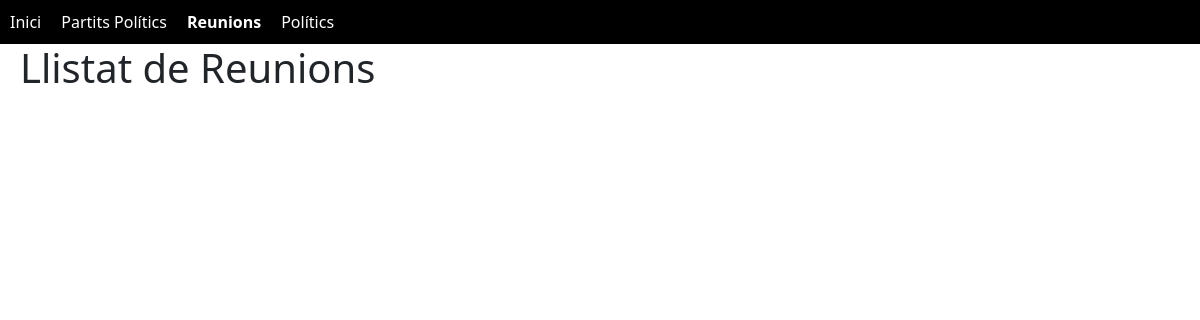
Page /reunions/ on the earlier database version.
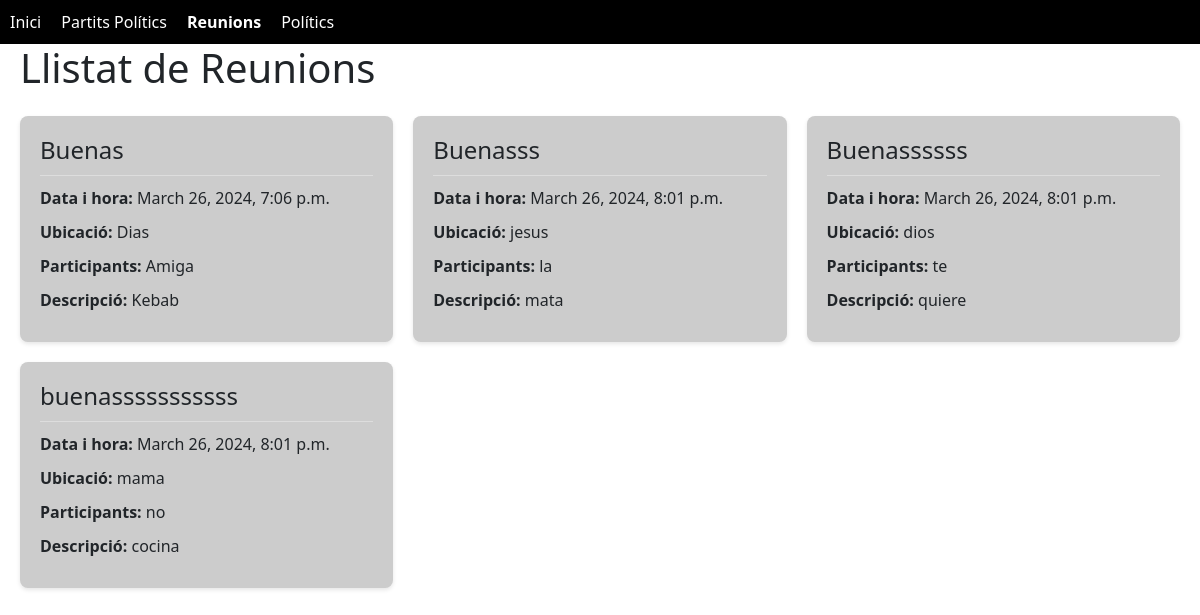
Same page on the later database version.
### modelManagement/models.py (models this page shows, shortened)
class Reunio(models.Model):
    subject = models.CharField(max_length=255, null=True)
    date = models.DateTimeField(null=True)
    ubication = models.CharField(max_length=255)
    members = models.CharField(max_length=255, null=True)
    description = models.TextField(null=True)

### modelManagement/views.py (the view)
# urls.py: path('reunions/', views.reunio, name='reunio'),
def reunio(request):
    reunions = Reunio.objects.all().values()
    template = loader.get_template('reunions.html')
    context = {
        'reunions': reunions,
    }
    return HttpResponse(template.render(context, request))

### modelManagement/templates/reunions.html
{% extends "base.html" %}
{% load static %}
{% block content %}
<h1>Llistat de Reunions</h1>
<div class="meetings-container mt-4">
    {% for reunio in reunions %}
        <div class="meeting-card">
            <div class="meeting-header">
                <h2 class="meeting-title">{{ reunio.subject }}</h2>
            </div>
            <div class="meeting-details">
                <p><strong>Data i hora:</strong> {{ reunio.date }}</p>
                <p><strong>Ubicació:</strong> {{ reunio.ubication }}</p>
                <p><strong>Participants:</strong> {{ reunio.members }}</p>
                <p><strong>Descripció:</strong> {{ reunio.description }}</p>
            </div>
        </div>
    {% endfor %}
</div>
{% endblock %}

Differences in the rows shown:
added Reunio: subject "Buenas", date "March 26, 2024, 7:06 p.m.", ubication "Dias", members "Amiga", description "Kebab"
added Reunio: subject "Buenasss", date "March 26, 2024, 8:01 p.m.", ubication "jesus", members "la", description "mata"
added Reunio: subject "Buenassssss", date "March 26, 2024, 8:01 p.m.", ubication "dios", members "te", description "quiere"
added Reunio: subject "buenasssssssssss", date "March 26, 2024, 8:01 p.m.", ubication "mama", members "no", description "cocina"
